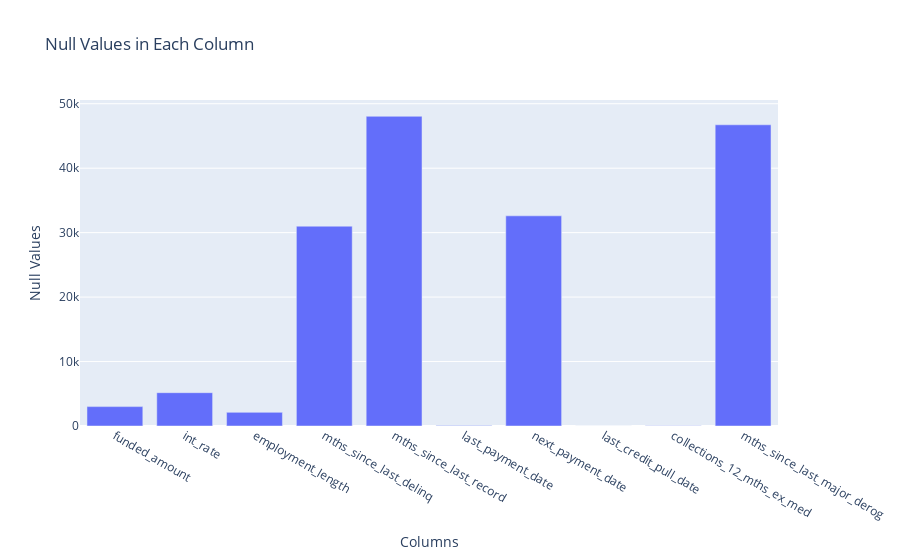

Here is the notebook cell this chart was saved with:
### Code cell
plotter= Plotter(new_df)
plotter.plot_null_values()

### Figure 1 — Plotly figure (JSON) as saved in the notebook; plotly's stock layout.template omitted (floating-point values rounded to 4 significant figures)
{"data": [{"alignmentgroup": "True", "hovertemplate": "Columns=%{x}<br>Null Values=%{y}<extra></extra>", "legendgroup": "", "marker": {"color": "#636efa", "pattern": {"shape": ""}}, "name": "", "offsetgroup": "", "orientation": "v", "showlegend": false, "textposition": "auto", "type": "bar", "x": ["funded_amount", "int_rate", "employment_length", "mths_since_last_delinq", "mths_since_last_record", "last_payment_date", "next_payment_date", "last_credit_pull_date", "collections_12_mths_ex_med", "mths_since_last_major_derog"], "xaxis": "x", "y": [3007, 5169, 2118, 31002, 48050, 73, 32608, 7, 51, 46732], "yaxis": "y"}], "layout": {"barmode": "relative", "legend": {"tracegroupgap": 0}, "title": {"text": "Null Values in Each Column"}, "xaxis": {"anchor": "y", "domain": [0, 1], "title": {"text": "Columns"}}, "yaxis": {"anchor": "x", "domain": [0, 1], "title": {"text": "Null Values"}}}}
